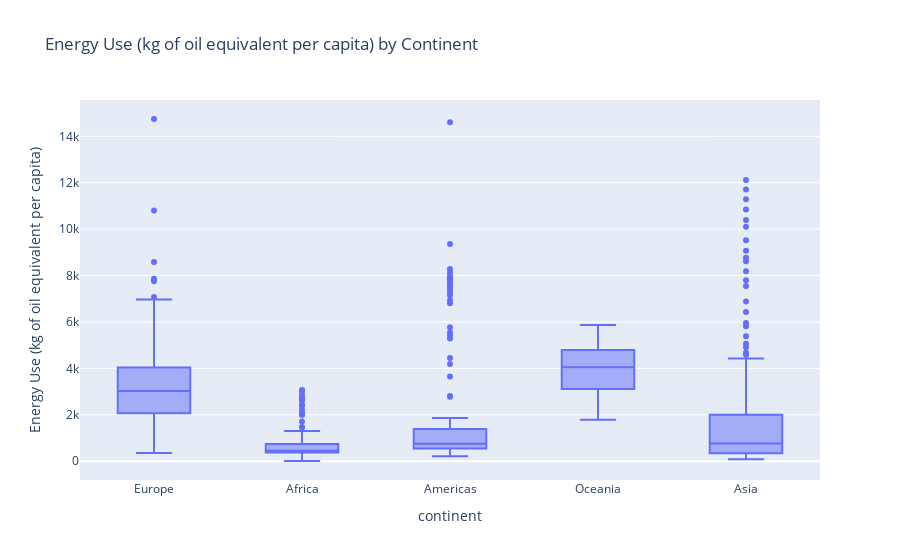
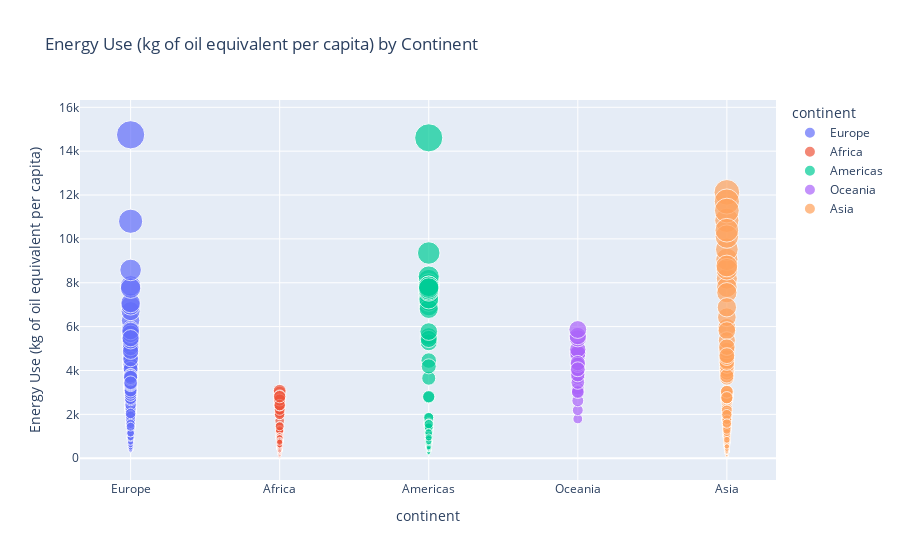

Source (notebook cell) for these figures, in order:
### Markdown cell above
The ANOVA test shows a significant result  (F  = 51.459,  p  < 0.0001) , indicating that there are statistically significant differences in the mean energy use (kg of oil equivalent per capita) across different continents.

### Summary Statistics:
- Count: 848 observations
- Mean: 1992.61 kg of oil equivalent per capita
- Standard Deviation: 2154.34
- Min: 9.72
- Max: 14746.03

### Code cell
#generate interactive summary visualizations that demonstrate your answer

# Create an interactive box plot
Energy_Use_fig_box = px.box(
    filtered_df,
    x='continent',
    y='Energy use (kg of oil equivalent per capita)',
    title='Energy Use (kg of oil equivalent per capita) by Continent',
    labels={'Energy use (kg of oil equivalent per capita)': 'Energy Use (kg of oil equivalent per capita)'}
)

# Create an interactive scatter plot
Energy_Use_fig_scatter = px.scatter(
    filtered_df,
    x='continent',
    y='Energy use (kg of oil equivalent per capita)',
    title='Energy Use (kg of oil equivalent per capita) by Continent',
    labels={'Energy use (kg of oil equivalent per capita)': 'Energy Use (kg of oil equivalent per capita)'},
    color='continent',
    size='Energy use (kg of oil equivalent per capita)',
    hover_name='Country Name'
)

# Save the plots as HTML files
Energy_Use_box_plot_path = r'C:\Users\abdoj\OneDrive - UGent\Desktop\summer\skill-assessments\Python for Data Science\Energy_Use_Box_Plot.html'

Energy_Use_scatter_plot_path = r'C:\Users\abdoj\OneDrive - UGent\Desktop\summer\skill-assessments\Python for Data Science\Energy_Use_Scatter_Plot.html'

Energy_Use_fig_box.write_html(Energy_Use_box_plot_path)
Energy_Use_fig_scatter.write_html(Energy_Use_scatter_plot_path)
Energy_Use_box_plot_path, Energy_Use_scatter_plot_path


Energy_Use_fig_box.show()
Energy_Use_fig_scatter.show()

### Figure 1 — Plotly figure (JSON) as saved in the notebook; plotly's stock layout.template omitted (floating-point values rounded to 4 significant figures; data arrays with more than 128 entries replaced by an {"elided": "..."} marker saying what was removed)
{"data": [{"alignmentgroup": "True", "hovertemplate": "continent=%{x}<br>Energy Use (kg of oil equivalent per capita)=%{y}<extra></extra>", "legendgroup": "", "marker": {"color": "#636efa"}, "name": "", "notched": false, "offsetgroup": "", "orientation": "v", "showlegend": false, "type": "box", "x": {"elided": "848 str values"}, "x0": " ", "xaxis": "x", "y": {"elided": "848 float values"}, "y0": " ", "yaxis": "y"}], "layout": {"boxmode": "group", "legend": {"tracegroupgap": 0}, "title": {"text": "Energy Use (kg of oil equivalent per capita) by Continent"}, "xaxis": {"anchor": "y", "domain": [0, 1], "title": {"text": "continent"}}, "yaxis": {"anchor": "x", "domain": [0, 1], "title": {"text": "Energy Use (kg of oil equivalent per capita)"}}}}

### Figure 2 — Plotly figure (JSON) as saved in the notebook; plotly's stock layout.template omitted (floating-point values rounded to 4 significant figures; data arrays with more than 128 entries replaced by an {"elided": "..."} marker saying what was removed)
{"data": [{"hovertemplate": "<b>%{hovertext}</b><br><br>continent=%{x}<br>Energy Use (kg of oil equivalent per capita)=%{marker.size}<extra></extra>", "hovertext": {"elided": "256 str values"}, "legendgroup": "Europe", "marker": {"color": "#636efa", "size": {"elided": "256 float values"}, "sizemode": "area", "sizeref": 36.87, "symbol": "circle"}, "mode": "markers", "name": "Europe", "orientation": "v", "showlegend": true, "type": "scatter", "x": {"elided": "256 str values"}, "xaxis": "x", "y": {"elided": "256 float values"}, "yaxis": "y"}, {"hovertemplate": "<b>%{hovertext}</b><br><br>continent=%{x}<br>Energy Use (kg of oil equivalent per capita)=%{marker.size}<extra></extra>", "hovertext": {"elided": "199 str values"}, "legendgroup": "Africa", "marker": {"color": "#EF553B", "size": {"elided": "199 float values"}, "sizemode": "area", "sizeref": 36.87, "symbol": "circle"}, "mode": "markers", "name": "Africa", "orientation": "v", "showlegend": true, "type": "scatter", "x": {"elided": "199 str values"}, "xaxis": "x", "y": {"elided": "199 float values"}, "yaxis": "y"}, {"hovertemplate": "<b>%{hovertext}</b><br><br>continent=%{x}<br>Energy Use (kg of oil equivalent per capita)=%{marker.size}<extra></extra>", "hovertext": {"elided": "188 str values"}, "legendgroup": "Americas", "marker": {"color": "#00cc96", "size": {"elided": "188 float values"}, "sizemode": "area", "sizeref": 36.87, "symbol": "circle"}, "mode": "markers", "name": "Americas", "orientation": "v", "showlegend": true, "type": "scatter", "x": {"elided": "188 str values"}, "xaxis": "x", "y": {"elided": "188 float values"}, "yaxis": "y"}, {"hovertemplate": "<b>%{hovertext}</b><br><br>continent=%{x}<br>Energy Use (kg of oil equivalent per capita)=%{marker.size}<extra></extra>", "hovertext": ["Australia", "Australia", "Australia", "Australia", "Australia", "Australia", "Australia", "Australia", "Australia", "Australia", "New Zealand", "New Zealand", "New Zealand", "New Zealand", "New Zealand", "New Zealand", "New Zealand", "New Zealand", "New Zealand", "New Zealand"], "legendgroup": "Oceania", "marker": {"color": "#ab63fa", "size": [3173.0, 3693.0, 4035.0, 4671.0, 4817.0, 4772.0, 4959.0, 5470.0, 5570.0, 5868.0, 1791.0, 2189.0, 2617.0, 3055.0, 3013.0, 3453.0, 3808.0, 4259.0, 4337.0, 4054.0], "sizemode": "area", "sizeref": 36.87, "symbol": "circle"}, "mode": "markers", "name": "Oceania", "orientation": "v", "showlegend": true, "type": "scatter", "x": ["Oceania", "Oceania", "Oceania", "Oceania", "Oceania", "Oceania", "Oceania", "Oceania", "Oceania", "Oceania", "Oceania", "Oceania", "Oceania", "Oceania", "Oceania", "Oceania", "Oceania", "Oceania", "Oceania", "Oceania"], "xaxis": "x", "y": [3173.0, 3693.0, 4035.0, 4671.0, 4817.0, 4772.0, 4959.0, 5470.0, 5570.0, 5868.0, 1791.0, 2189.0, 2617.0, 3055.0, 3013.0, 3453.0, 3808.0, 4259.0, 4337.0, 4054.0], "yaxis": "y"}, {"hovertemplate": "<b>%{hovertext}</b><br><br>continent=%{x}<br>Energy Use (kg of oil equivalent per capita)=%{marker.size}<extra></extra>", "hovertext": {"elided": "185 str values"}, "legendgroup": "Asia", "marker": {"color": "#FFA15A", "size": {"elided": "185 float values"}, "sizemode": "area", "sizeref": 36.87, "symbol": "circle"}, "mode": "markers", "name": "Asia", "orientation": "v", "showlegend": true, "type": "scatter", "x": {"elided": "185 str values"}, "xaxis": "x", "y": {"elided": "185 float values"}, "yaxis": "y"}], "layout": {"legend": {"itemsizing": "constant", "title": {"text": "continent"}, "tracegroupgap": 0}, "title": {"text": "Energy Use (kg of oil equivalent per capita) by Continent"}, "xaxis": {"anchor": "y", "categoryarray": ["Europe", "Africa", "Americas", "Oceania", "Asia"], "categoryorder": "array", "domain": [0, 1], "title": {"text": "continent"}}, "yaxis": {"anchor": "x", "domain": [0, 1], "title": {"text": "Energy Use (kg of oil equivalent per capita)"}}}}
